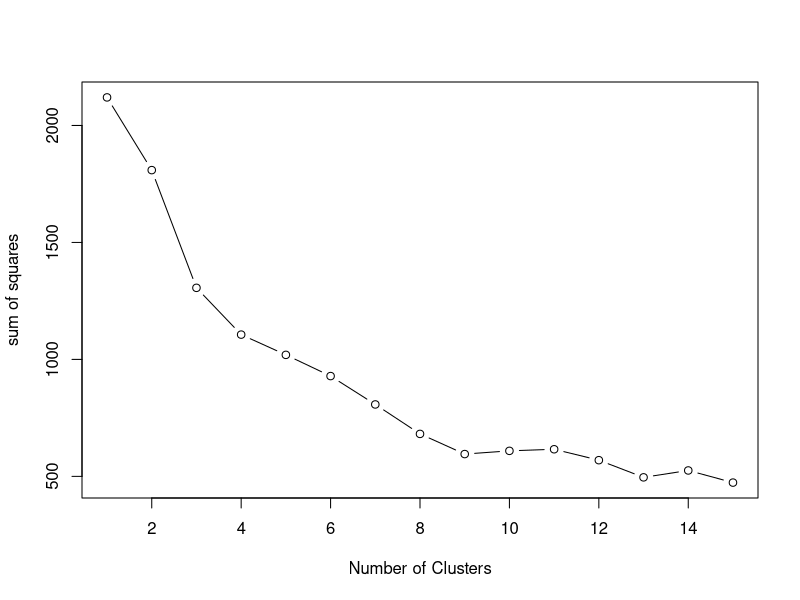
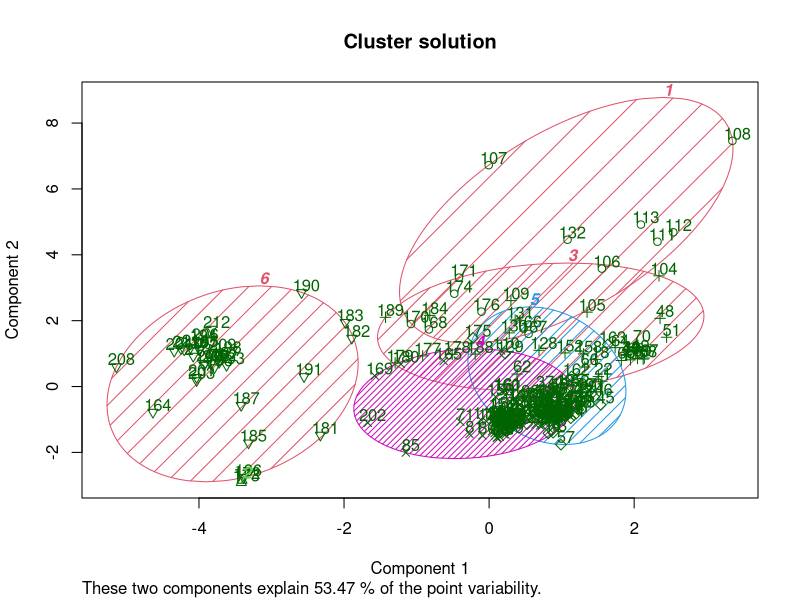
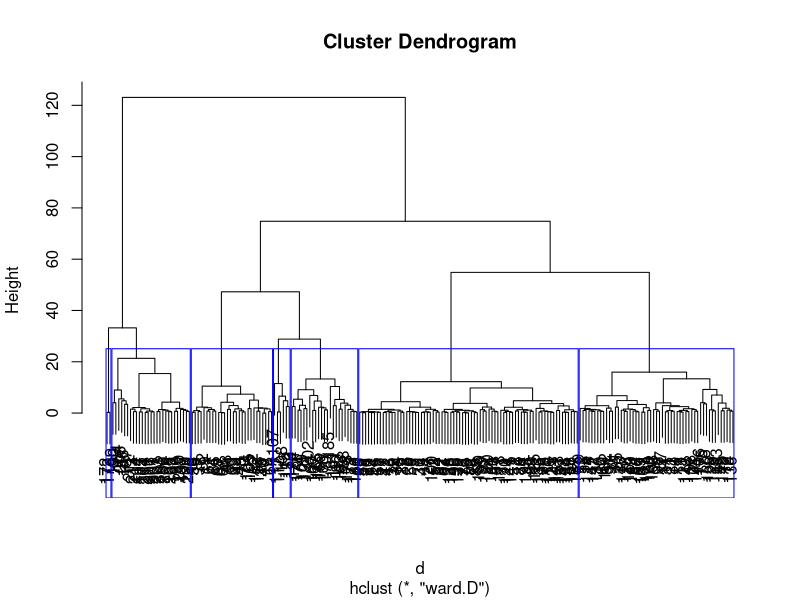

The R script that drew these images, in order:
## ---- chunk 1
knitr::opts_chunk$set(echo = TRUE)
library(cluster)
library(merTools)
## ---- chunk 2


# read in data file
glass <- read.csv("glass.csv")

# remove the Id attribute
glass <- glass[2:11]

# normalizing the attributes
glass <- scale(glass)

## ---- chunk 3


# Determine number of clusters
wss <- (nrow(glass)-2)*sum(apply(glass,2,var))
for (i in 2:15) wss[i] <- sum(kmeans(glass,centers=i)$withinss)
plot(1:15, wss, type="b", xlab="Number of Clusters", ylab="sum of squares")

# Ensuring reproducibility
set.seed(20)
# running k-means 
glassClusterKmeans <- kmeans(glass, 6, nstart = 20, iter.max=100)


## ---- chunk 4


#glass <- scale(glass) # standardize variables
# random subsample from dataset
#randsample <- glass[sample(1:nrow(glass), 20 , replace=FALSE),]


# plotting the clusters
clusplot(glass, glassClusterKmeans$cluster,
         main='Cluster solution',
         color=TRUE, shade=TRUE, labels=2, lines=0)


# reviewing the total sum of squared errors  
glass_kmeans_error <- sum(glassClusterKmeans$withinss)




## ---- chunk 5

# Ward Hierarchical Clustering
d <- dist(glass, method = "euclidean") # distance matrix
fit <- hclust(d, method="ward.D") 
plot(fit) # display dendogram
groups <- cutree(fit, k=7) # cut tree into 5 clusters
# draw dendogram with red borders around the 5 clusters 
rect.hclust(fit, k=7, border="blue")
